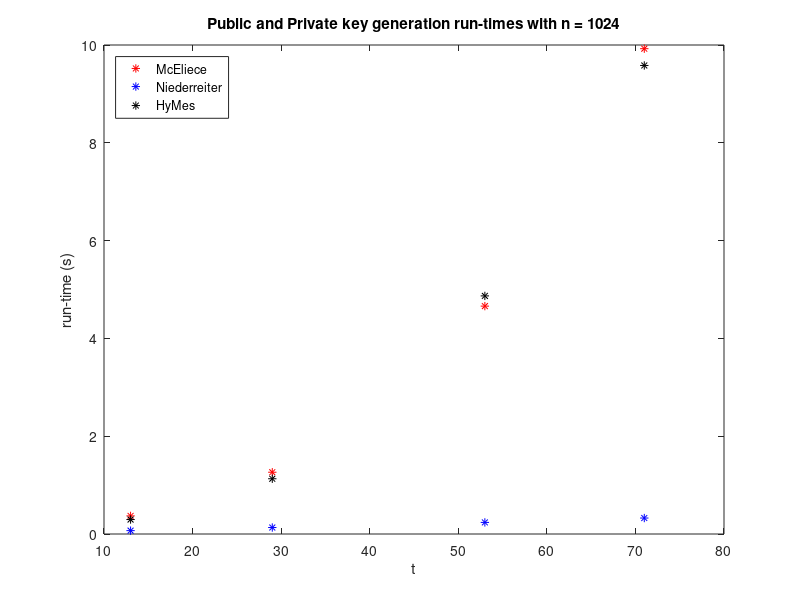
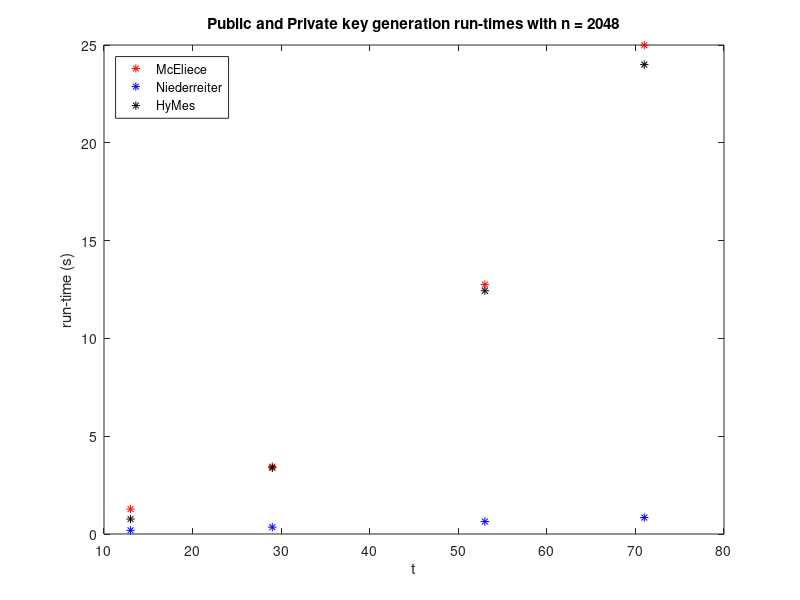
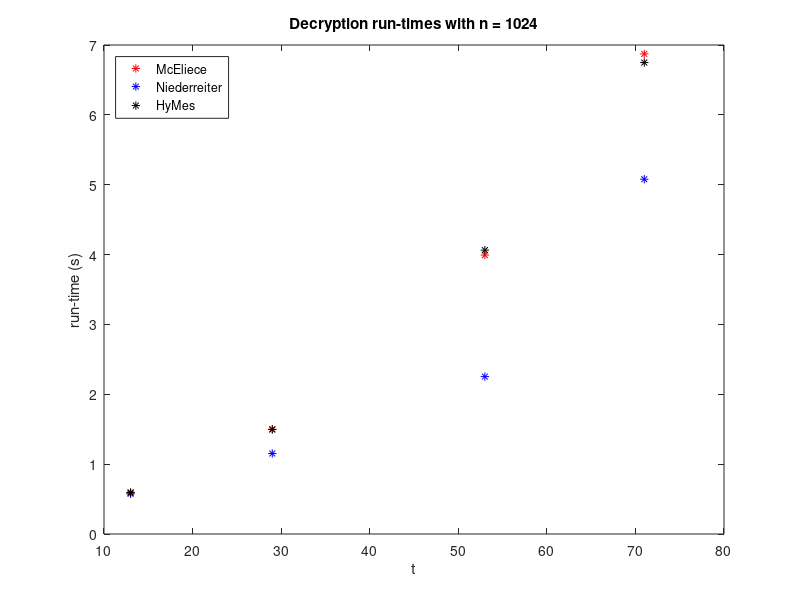
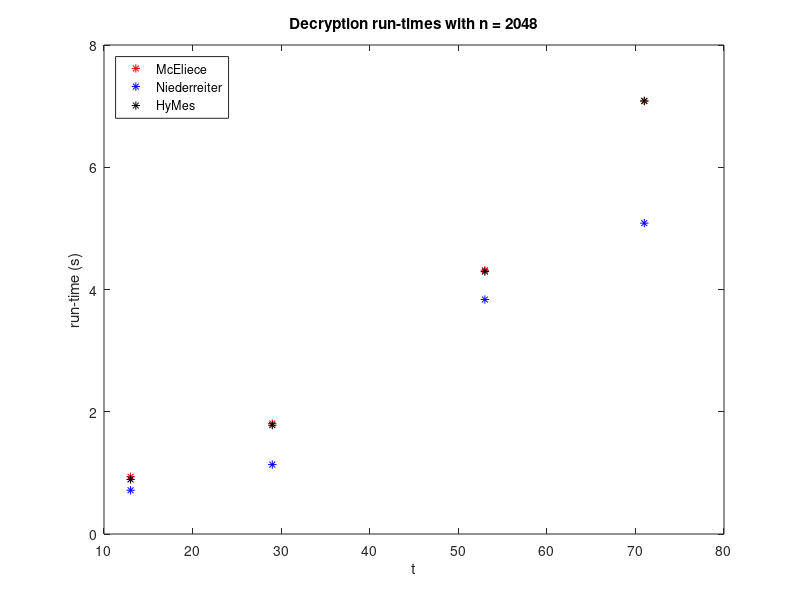

These charts were generated, in order, by the following MATLAB code:
% plot results of runtimes
close all

m = [10,11];
n = 2.^(m);
t = [13,29,53,71];

load('finaltimes.mat')

% times(m,t,system)
%system order = mc, ni, hyme
%   keygen, enc, dec

%plot keygen times
figure
plot(t,times(1,:,1),'r*',t,times(1,:,4),'b*',t,times(1,:,7),'k*')
title('Public and Private key generation run-times with n = 1024')
legend('McEliece','Niederreiter','HyMes', 'Location','NorthWest')
xlabel('t')
ylabel('run-time (s)')

figure
plot(t,times(2,:,1),'r*',t,times(2,:,4),'b*',t,times(2,:,7),'k*')
title('Public and Private key generation run-times with n = 2048')
legend('McEliece','Niederreiter','HyMes', 'Location','NorthWest')
xlabel('t')
ylabel('run-time (s)')

% plot decryption times

figure
plot(t,times(1,:,3),'r*',t,times(1,:,6),'b*',t,times(1,:,9),'k*')
title('Decryption run-times with n = 1024')
legend('McEliece','Niederreiter','HyMes', 'Location','NorthWest')
xlabel('t')
ylabel('run-time (s)')

figure
plot(t,times(2,:,3),'r*',t,times(2,:,6),'b*',t,times(2,:,9),'k*')
title('Decryption run-times with n = 2048')
legend('McEliece','Niederreiter','HyMes', 'Location','NorthWest')
xlabel('t')
ylabel('run-time (s)')